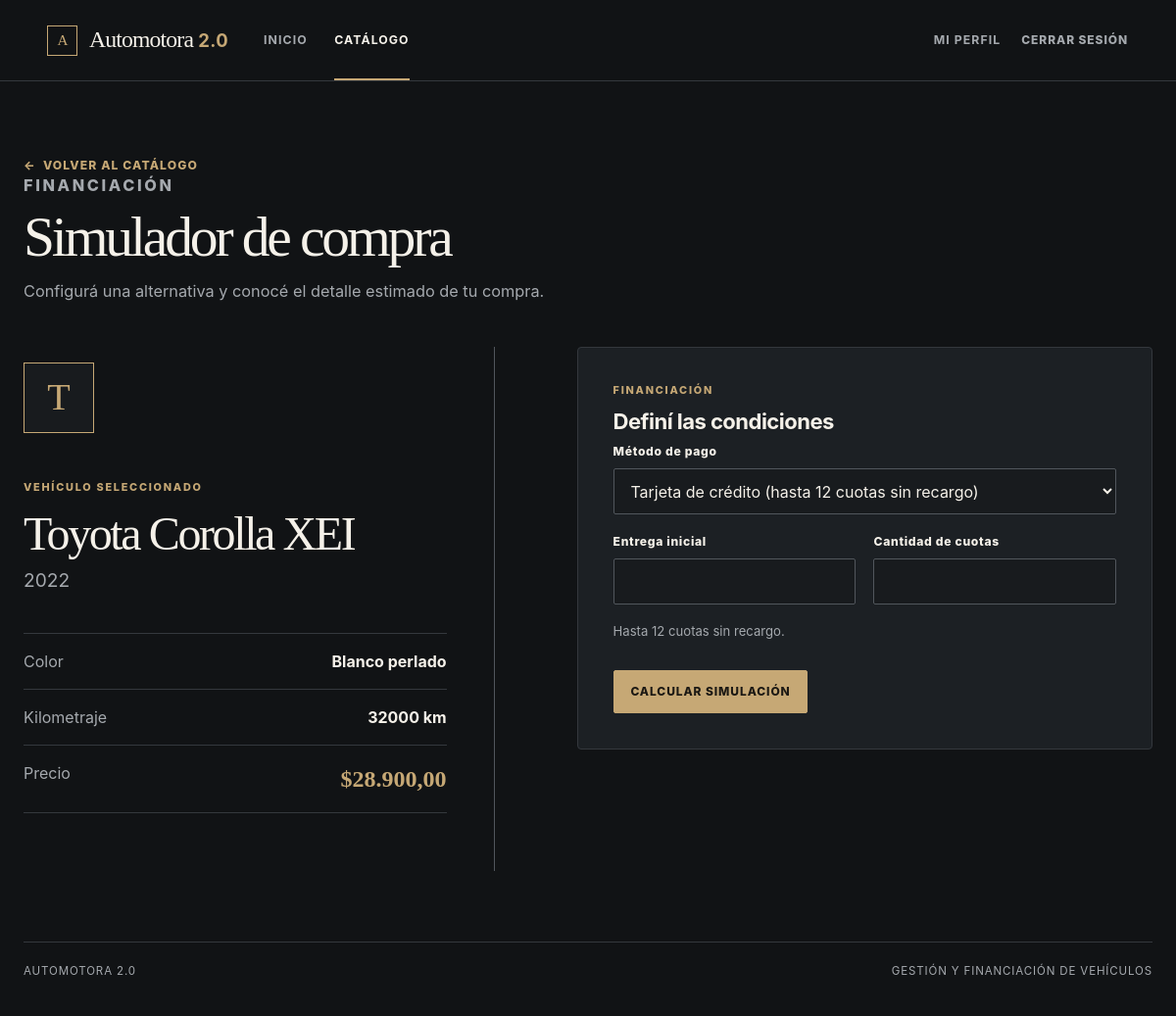
Page /index.php?ruta=simular-compra&id=1 (signed in) on the committed database.
### tables this page shows
CREATE TABLE `autos` (
  `id` INT NOT NULL AUTO_INCREMENT,
  `administrador_id` INT NOT NULL,
  `marca` VARCHAR(80) NOT NULL,
  `modelo` VARCHAR(80) NOT NULL,
  `anio` SMALLINT NOT NULL,
  `color` VARCHAR(50) NOT NULL,
  `kilometros` INT NOT NULL,
  `precio` DECIMAL(12,2) NOT NULL,
  CONSTRAINT `pk_autos` PRIMARY KEY (`id`),
  CONSTRAINT `fk_autos_admin` FOREIGN KEY (`administrador_id`)
    REFERENCES `usuarios` (`id`) ON UPDATE RESTRICT ON DELETE RESTRICT,
  CONSTRAINT `chk_autos_anio` CHECK (`anio` BETWEEN 1886 AND 2100),
  CONSTRAINT `chk_autos_km` CHECK (`kilometros` >= 0),
  CONSTRAINT `chk_autos_precio` CHECK (`precio` > 0),
  INDEX `idx_autos_admin` (`administrador_id`),
  INDEX `idx_autos_marca_modelo` (`marca`,`modelo`),
  FULLTEXT INDEX `ft_autos_marca_modelo` (`marca`,`modelo`)
);

### controllers/CompradorController.php (called while the page is built, shortened)
<?php
require_once __DIR__ . "/Utilidades.php";
require_once __DIR__ . "/../models/Auto.php";
class CompradorController
{
    public function simularCompra(): void
    {
        $id = idPositivo($_GET["id"] ?? null);
        $auto = new Auto();
        $vehiculo = $auto->buscarAutoXID($id);
        $precio = (float) $vehiculo["precio"];
        $metodoPago = $_POST["metodo_pago"] ?? "tarjeta";
        $entregaIngresada = $_POST["entrega"] ?? "";
        $cuotasIngresadas = $_POST["cuotas"] ?? "";
        require __DIR__ . "/../views/comprador/simularCompra.php";
    }
}

### public/index.php (called while the page is built, shortened)
<?php
require_once __DIR__ . "/../controllers/Utilidades.php";
require_once __DIR__ . "/../controllers/CompradorController.php";
$ruta = $_GET["ruta"] ?? "inicio";
$usuario = new UsuarioController();
$administrador = new AdministradorController();
$comprador = new CompradorController();
$perfil = new PerfilController();
$rutas = [
  "inicio" => ["GET", [$usuario, "mostrarInicio"]],
  "login" => ["POST", [$usuario, "iniciarSesion"]],
  "logout" => ["POST", [$usuario, "cerrarSesion"]],
  "admin" => ["GET", [$administrador, "panel"]],
  "autos" => ["GET", [$administrador, "listarAutos"]],
  "auto-cargar" => [["GET", "POST"], [$administrador, "cargarAuto"]],
  "auto-modificar" => [["GET", "POST"], [$administrador, "modificarAuto"]],
  "auto-eliminar" => ["POST", [$administrador, "eliminarAuto"]],
  "financiacion" => [["GET", "POST"], [$administrador, "configurarFinanciacion"]],
  "comprador" => ["GET", [$comprador, "panel"]],
  "catalogo" => ["GET", [$comprador, "catalogo"]],
  "simular-compra" => [["GET", "POST"], [$comprador, "simularCompra"]],
  "perfil" => [["GET", "POST"], [$perfil, "mostrar"]],
];
[$metodosPermitidos, $accion] = $rutas[$ruta];
$accion();

### models/Conexion.php (called while the page is built, shortened)
<?php
class Conexion
{
    public function conectar()
    {
        $config = parse_ini_file(__DIR__ . '/../.env');
        $host = $config["DB_HOST"];
        $usuario = $config["DB_USER"];
        $password = $config["DB_PASSWORD"];
        $baseDatos = $config["DB_NAME"];
        $conexion = new mysqli($host, $usuario, $password, $baseDatos);
        return $conexion;
    }
}

### controllers/Utilidades.php (called while the page is built, shortened)
<?php
function idPositivo(mixed $valor): ?int
{
    $id = (int) $valor;
    return $id > 0 ? $id : null;
}

### models/Auto.php (called while the page is built, shortened)
<?php
require_once __DIR__ . '/Conexion.php';
class Auto
{
    private $conexion;
    public function __construct()
    {
        $db = new Conexion();
        $this->conexion = $db->conectar();
    }
    public function buscarAutoXID($id)
    {
        $sql = "SELECT * FROM autos WHERE id = ?";
        $consulta = $this->conexion->prepare($sql);
        $consulta->bind_param("i", $id);
        $consulta->execute();
        $resultado = $consulta->get_result();
        $datos = $resultado->fetch_assoc();
        return $datos;
    }
}

### views/comprador/simularCompra.php (the view, shortened to what this page needs)
<?php
require __DIR__ . "/../layouts/header.php";
?>
<section class="simulator-heading"><a class="back-link" href="index.php?ruta=catalogo">Volver al catálogo</a>
    <p class="eyebrow">Financiación</p>
    <h1>Simulador de compra</h1>
    <p>Configurá una alternativa y conocé el detalle estimado de tu compra.</p>
</section>
<section class="simulator-grid">
    <article class="vehicle-sheet"><span class="vehicle-monogram large" aria-hidden="true"><?= htmlspecialchars(mb_strtoupper(mb_substr((string) $vehiculo["marca"], 0, 1)), ENT_QUOTES, "UTF-8") ?></span>
        <p class="eyebrow">Vehículo seleccionado</p>
        <h2><?= htmlspecialchars($vehiculo["marca"], ENT_QUOTES, "UTF-8") ?> <?= htmlspecialchars($vehiculo["modelo"], ENT_QUOTES, "UTF-8") ?></h2>
        <p class="vehicle-year"><?= htmlspecialchars((string) $vehiculo["anio"], ENT_QUOTES, "UTF-8") ?></p>
        <dl class="vehicle-facts">
            <div>
                <dt>Color</dt>
                <dd><?= htmlspecialchars($vehiculo["color"], ENT_QUOTES, "UTF-8") ?></dd>
            </div>
            <div>
                <dt>Kilometraje</dt>
                <dd><?= htmlspecialchars((string) $vehiculo["kilometros"], ENT_QUOTES, "UTF-8") ?> km</dd>
            </div>
            <div>
                <dt>Precio</dt>
                <dd>$<?= number_format($precio, 2, ',', '.') ?></dd>
            </div>
        </dl>
    </article>
    <section class="simulator-workspace">
        <div class="content-card form-card simulation-form">
            <p class="eyebrow">Financiación</p>
            <h2>Definí las condiciones</h2>
            <form class="form-grid simulator-form-grid" action="index.php?ruta=simular-compra&amp;id=<?= (int) $id ?>" method="POST"><input type="hidden" name="csrf_token" value="<?= htmlspecialchars($csrfToken, ENT_QUOTES, "UTF-8") ?>">
                <div class="field-group field-full"><label for="metodo_pago">Método de pago</label><select name="metodo_pago" id="metodo_pago" required>
                        <option value="tarjeta" <?= $metodoPago === "tarjeta" ? "selected" : "" ?>>Tarjeta de crédito (hasta 12 cuotas sin recargo)</option>
                    </select></div>
                <div class="field-group"><label for="entrega">Entrega inicial</label><input type="number" name="entrega" id="entrega" min="0" max="<?= htmlspecialchars((string) $precio, ENT_QUOTES, "UTF-8") ?>" step="0.01" value="<?= htmlspecialchars(is_scalar($entregaIngresada) ? (string) $entregaIngresada : "", ENT_QUOTES, "UTF-8") ?>" required></div>
                <div class="field-group"><label for="cuotas">Cantidad de cuotas</label><input type="number" name="cuotas" id="cuotas" min="1" max="<?= $metodoPago === "tarjeta" ? 12 : 100 ?>" value="<?= htmlspecialchars(is_scalar($cuotasIngresadas) ? (string) $cuotasIngresadas : "", ENT_QUOTES, "UTF-8") ?>" required></div>
                <p id="informacion_financiacion" class="form-help field-full"></p>
                <div class="form-actions field-full"><button class="button button-primary" type="submit">Calcular simulación</button></div>
            </form>
        </div>
    </section>
</section>
<?php require __DIR__ . "/../layouts/footer.php"; ?>

### public/css/style.css (style rules this page uses)
:root { --bg:#111315; --surface:#1c2024; --surface-raised:#252a2f; --surface-soft:#181b1e; --line:#34383d; --line-strong:#51565c; --text:#f5f1e9; --muted:#a5a9ae; --primary:#c6a875; --primary-hover:#dcc18e; --primary-ink:#1c1914; --danger:#df8b8b; --danger-bg:#302021; --success:#9fca9a; --success-bg:#1b2b22; --shadow:0 18px 42px rgba(0,0,0,.18); --radius:4px; --radius-small:2px; }
* { box-sizing:border-box; }
html { min-width:320px; background:var(--bg); color-scheme:dark; }
body { min-height:100vh; margin:0; display:flex; flex-direction:column; background:var(--bg); color:var(--text); font-family:Inter,ui-sans-serif,system-ui,-apple-system,BlinkMacSystemFont,"Segoe UI",sans-serif; font-size:16px; line-height:1.5; }
a { color:inherit; text-decoration:none; }
button,input,select { font:inherit; }
button { cursor:pointer; }
h1,h2,h3,p { margin-top:0; }
h1,.vehicle-details h2,.auth-card h2,.vehicle-sheet h2 { font-family:Georgia,"Times New Roman",serif; font-weight:400; }
h1 { max-width:16ch; margin-bottom:.9rem; font-size:clamp(2.7rem,5.5vw,5.2rem); letter-spacing:-.055em; line-height:.98; }
h2 { margin-bottom:.55rem; font-size:1.38rem; letter-spacing:-.025em; line-height:1.2; }
.eyebrow { margin-bottom:.75rem; color:var(--primary); font-size:.68rem; font-weight:800; letter-spacing:.16em; line-height:1.3; text-transform:uppercase; }
.page-heading p:not(.eyebrow),.simulator-heading > p { max-width:620px; margin-bottom:0; color:var(--muted); font-size:1.02rem; }
.button { min-height:44px; padding:.7rem 1.05rem; display:inline-flex; align-items:center; justify-content:center; border:1px solid transparent; border-radius:var(--radius-small); font-size:.75rem; font-weight:800; letter-spacing:.075em; line-height:1; text-transform:uppercase; transition:background .18s ease,border-color .18s ease,color .18s ease; }
.button-primary { border-color:var(--primary); background:var(--primary); color:var(--primary-ink); }
.content-card { border:1px solid var(--line); border-radius:var(--radius); background:var(--surface); box-shadow:var(--shadow); }
.form-card { padding:clamp(1.35rem,3vw,2.25rem); }
.form-grid { display:grid; grid-template-columns:repeat(2,minmax(0,1fr)); gap:1.15rem; }
.field-group { display:grid; gap:.48rem; }
.field-group label { color:var(--text); font-size:.76rem; font-weight:800; letter-spacing:.055em; }
input,select { width:100%; min-height:47px; padding:.65rem .8rem; border:1px solid var(--line-strong); border-radius:var(--radius-small); background:var(--surface-soft); color:var(--text); }
select option { background:var(--surface); color:var(--text); }
.form-actions { grid-column:1 / -1; padding-top:.7rem; display:flex; align-items:center; gap:1rem; }
.profile-summary div,.vehicle-facts div,.result-list div { display:flex; justify-content:space-between; gap:1rem; }
dt { color:var(--muted); }
dd { margin:0; font-weight:700; }
.vehicle-monogram { width:58px; height:58px; display:grid; place-items:center; border:1px solid var(--primary); color:var(--primary); background:var(--surface-soft); font-family:Georgia,"Times New Roman",serif; font-size:1.85rem; }
.simulator-heading { margin-bottom:2.8rem; }
.simulator-heading h1 { margin-top:.85rem; font-size:clamp(2.7rem,4.8vw,4.7rem); }
.back-link { color:var(--primary); font-size:.76rem; font-weight:800; letter-spacing:.09em; text-transform:uppercase; }
.back-link::before { padding-right:.45rem; content:"←"; }
.simulator-grid { display:grid; grid-template-columns:minmax(280px,.9fr) minmax(490px,1.1fr); gap:clamp(2rem,7vw,7rem); align-items:start; }
.vehicle-sheet { min-height:535px; padding:1rem 3rem 2rem 0; border-right:1px solid var(--line-strong); }
.vehicle-monogram.large { width:72px; height:72px; margin-bottom:3rem; font-size:2.4rem; }
.vehicle-sheet h2 { margin-bottom:.25rem; font-size:clamp(2.35rem,4vw,4rem); letter-spacing:-.05em; }
.vehicle-year { margin-bottom:2.5rem; color:var(--muted); font-size:1.2rem; }
.vehicle-facts { margin:0; border-top:1px solid var(--line); }
.vehicle-facts div { padding:1rem 0; border-bottom:1px solid var(--line); }
.vehicle-facts div:last-child dd { color:var(--primary); font-family:Georgia,"Times New Roman",serif; font-size:1.5rem; }
.simulator-workspace { display:grid; gap:1rem; }
.simulation-form { box-shadow:none; }
.simulator-form-grid .field-full { grid-column:1 / -1; }
.form-help { margin:0; color:var(--muted); font-size:.82rem; }

### rows in the picture
autos: marca "T", marca "Toyota", modelo "Corolla XEI", anio "2022", color "Blanco perlado", kilometros "32000", precio "28.900,00"
